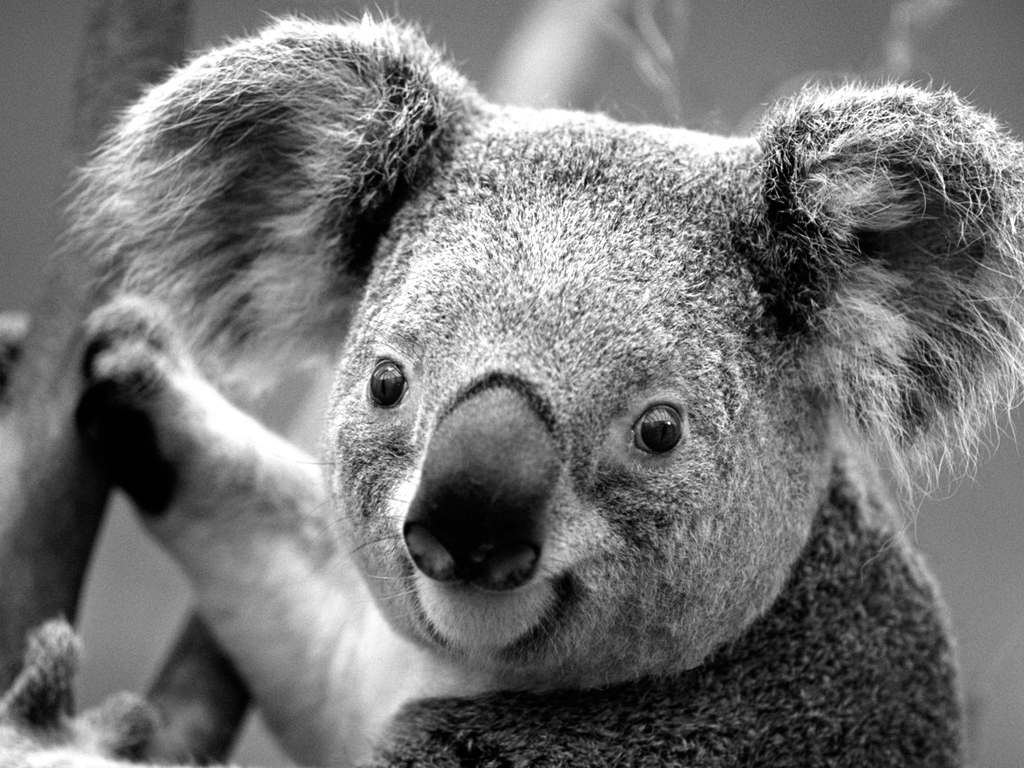
%> input picture Počítačová grafika 1/cviceni3/picture1.png, 1024 x 768 px
$ octave cviceni3.m   (GNU Octave 9; MATLAB toolbox functions it lacks are replaced by stand-ins)
%> lines starting %> are read from the running program, lines starting %| are printed output that depends on the picture
### Počítačová grafika 1/cviceni3/create332palette.m
function map = create332palette()

    k = 0;
    map = uint8(zeros(256,3));
    for i = 1 : 256
            map(i,1) = floor((bitshift(k,-5) * 255) / 7);
            map(i,2) = floor(((bitand(bitshift(k,-2), 7)) * 255) / 7);
            map(i,3) = floor((bitand(k,3) * 255) / 3);
            k = k + 1;
    end


end

### Počítačová grafika 1/cviceni3/cviceni3.m
%% Cvičení 3
%% Indexovy obraz
% kazdy pixel uchovava index do nejake palety
%
% paleta je matice m x 3 (hodnoty od 0 do 1)

I = imread('picture1.png');
%> I is the input picture: size 768x1024 uint8; min 0, max 255, mean 116.5
m = (0:255)/255;

map1 = [m' zeros(256,1) zeros(256,1)];

map2=[m' ones(256,1)  m'];

figure, imshow(I,map2);
%> after `imshow(I,map2)`:
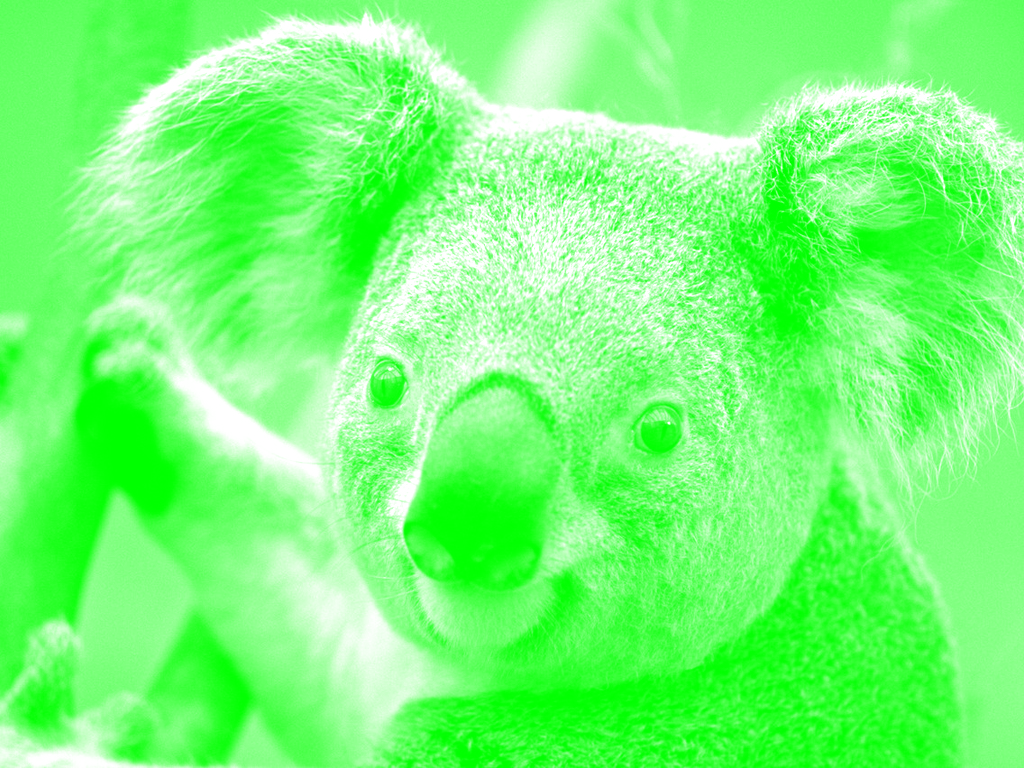
%> displayed picture: size 768x1024x3, on the screen's scale of 0 to 255; mean R, G, B 116.5, 255, 116.5
%> after `imshow(I,map2)`:
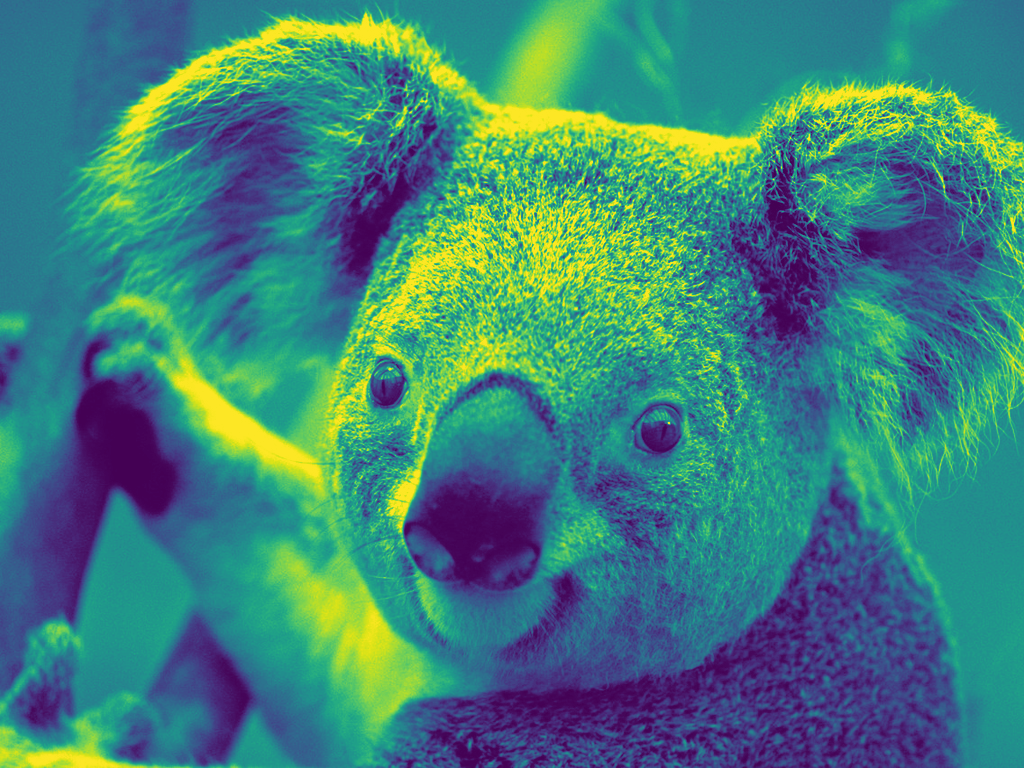
%> displayed picture: size 768x1024x3, on the screen's scale of 0 to 255; mean R, G, B 64.1, 129.4, 123
%%
% UKOL 1
% vytvorte paletu tak, aby vysledkem aplikace byl negativ obrazku (kazda hodnota
% i je rovna 255-i)
% Matlab colormapy
% parula, hsv, hot, cool, spring, summer, autumn, winter, gray, bone, copper,
% pink, jet, lines, colorcube, prism, flag, white

I = imread('picture1.png');
map = colormap(parula);

m = (255 - (0:255))/255;
map = [m' m' m'];

figure, subplot(2,1,1), imshow(I,map);
%> after `imshow(I,map)`:
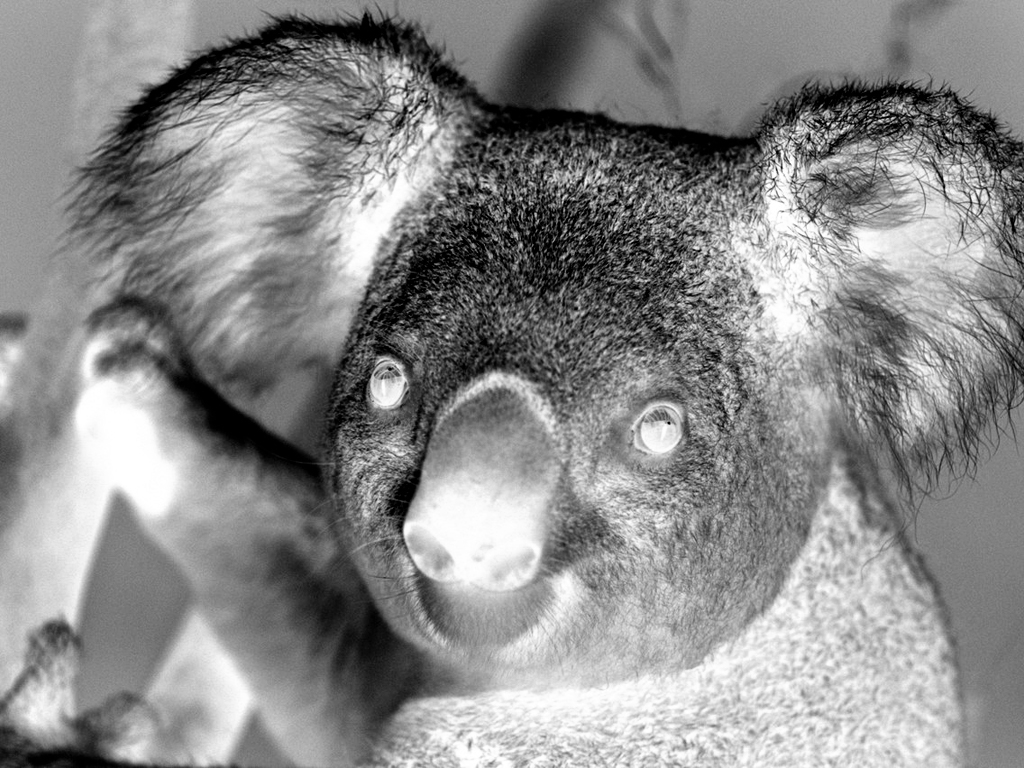
%> displayed picture: size 768x1024x3, on the screen's scale of 0 to 255; min 0, max 255, mean 138.5
subplot(2,1,2), imshow(cat(3, map(:,1)',map(:,2)', map(:,3)'));
%> after `imshow(cat(3, map(:,1)',map(:,2)', map(:,3)'))`:
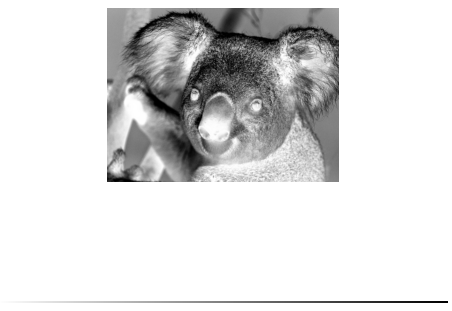
%> figure redrawn from the program's plot data, 2 panels

%%
% zobrazeni palety - kazda slozka je graf
figure, rgbplot(map);

%% 3-3-2 paleta

map = create332palette();
% zobrazeni palety - kazda slozka je graf
%> (the run ends here)
